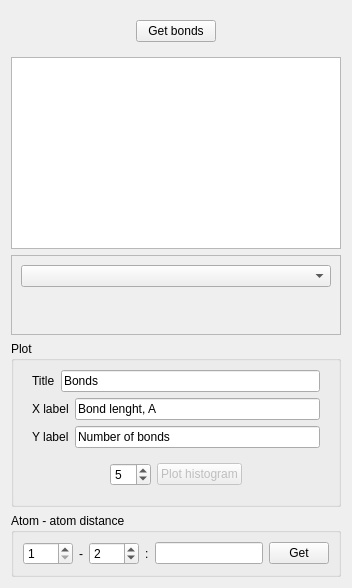
      <widget class="QWidget" name="tab_5">
       <attribute name="title">
        <string>Bonds</string>
       </attribute>
       <layout class="QVBoxLayout" name="verticalLayout_8">
        <item>
         <widget class="QFrame" name="frame_60">
          <property name="frameShape">
           <enum>QFrame::NoFrame</enum>
          </property>
          <property name="frameShadow">
           <enum>QFrame::Raised</enum>
          </property>
          <layout class="QHBoxLayout" name="horizontalLayout_51">
           <property name="leftMargin">
            <number>0</number>
           </property>
           <property name="rightMargin">
            <number>0</number>
           </property>
           <item>
            <spacer name="horizontalSpacer_22">
             <property name="orientation">
              <enum>Qt::Horizontal</enum>
             </property>
             <property name="sizeHint" stdset="0">
              <size>
               <width>40</width>
               <height>20</height>
              </size>
             </property>
            </spacer>
           </item>
           <item>
            <widget class="QPushButton" name="FormActionsPostButGetBonds">
             <property name="text">
              <string>Get bonds</string>
             </property>
            </widget>
           </item>
           <item>
            <spacer name="horizontalSpacer_23">
             <property name="orientation">
              <enum>Qt::Horizontal</enum>
             </property>
             <property name="sizeHint" stdset="0">
              <size>
               <width>40</width>
               <height>20</height>
              </size>
             </property>
            </spacer>
           </item>
          </layout>
         </widget>
        </item>
        <item>
         <widget class="QTableWidget" name="FormActionsPosTableBonds"/>
        </item>
        <item>
         <widget class="QFrame" name="frame_8">
          <property name="minimumSize">
           <size>
            <width>0</width>
            <height>80</height>
           </size>
          </property>
          <property name="frameShape">
           <enum>QFrame::StyledPanel</enum>
          </property>
          <property name="frameShadow">
           <enum>QFrame::Raised</enum>
          </property>
          <layout class="QVBoxLayout" name="verticalLayout_30">
           <item>
            <widget class="QComboBox" name="FormActionsPostComboBonds">
             <property name="sizePolicy">
              <sizepolicy hsizetype="Expanding" vsizetype="Fixed">
               <horstretch>0</horstretch>
               <verstretch>0</verstretch>
              </sizepolicy>
             </property>
            </widget>
           </item>
           <item>
            <widget class="QLabel" name="FormActionsPostLabelMeanBond">
             <property name="text">
              <string/>
             </property>
            </widget>
           </item>
          </layout>
         </widget>
        </item>
        <item>
         <widget class="QGroupBox" name="groupBox_52">
          <property name="minimumSize">
           <size>
            <width>0</width>
            <height>0</height>
           </size>
          </property>
          <property name="title">
           <string>Plot</string>
          </property>
          <layout class="QVBoxLayout" name="verticalLayout_101">
           <item>
            <widget class="QFrame" name="frame_153">
             <property name="frameShape">
              <enum>QFrame::NoFrame</enum>
             </property>
             <property name="frameShadow">
              <enum>QFrame::Raised</enum>
             </property>
             <layout class="QHBoxLayout" name="horizontalLayout_168">
              <property name="topMargin">
               <number>0</number>
              </property>
              <property name="bottomMargin">
               <number>0</number>
              </property>
              <item>
               <widget class="QLabel" name="label_125">
                <property name="text">
                 <string>Title</string>
                </property>
               </widget>
              </item>
              <item>
               <widget class="QLineEdit" name="bonds_title">
                <property name="text">
                 <string>Bonds</string>
                </property>
               </widget>
              </item>
             </layout>
            </widget>
           </item>
           <item>
            <widget class="QFrame" name="frame_154">
             <property name="frameShape">
              <enum>QFrame::NoFrame</enum>
             </property>
             <property name="frameShadow">
              <enum>QFrame::Raised</enum>
             </property>
             <layout class="QHBoxLayout" name="horizontalLayout_169">
              <property name="topMargin">
               <number>0</number>
              </property>
              <property name="bottomMargin">
               <number>0</number>
              </property>
              <item>
               <widget class="QLabel" name="label_126">
                <property name="text">
                 <string>X label</string>
                </property>
               </widget>
              </item>
              <item>
               <widget class="QLineEdit" name="bonds_x_label">
                <property name="text">
                 <string>Bond lenght, A</string>
                </property>
               </widget>
              </item>
             </layout>
            </widget>
           </item>
           <item>
            <widget class="QFrame" name="frame_155">
             <property name="frameShape">
              <enum>QFrame::NoFrame</enum>
             </property>
             <property name="frameShadow">
              <enum>QFrame::Raised</enum>
             </property>
             <layout class="QHBoxLayout" name="horizontalLayout_170">
              <property name="topMargin">
               <number>0</number>
              </property>
              <property name="bottomMargin">
               <number>0</number>
              </property>
              <item>
               <widget class="QLabel" name="label_127">
                <property name="text">
                 <string>Y label</string>
                </property>
               </widget>
              </item>
              <item>
               <widget class="QLineEdit" name="bonds_y_label">
                <property name="text">
                 <string>Number of bonds</string>
                </property>
               </widget>
              </item>
             </layout>
            </widget>
           </item>
           <item>
            <widget class="QFrame" name="frame_7">
             <property name="minimumSize">
              <size>
               <width>0</width>
               <height>40</height>
              </size>
             </property>
             <property name="frameShape">
              <enum>QFrame::NoFrame</enum>
             </property>
             <property name="frameShadow">
              <enum>QFrame::Raised</enum>
             </property>
             <property name="lineWidth">
              <number>0</number>
             </property>
             <layout class="QHBoxLayout" name="horizontalLayout_32">
              <item>
               <spacer name="horizontalSpacer_27">
                <property name="orientation">
                 <enum>Qt::Horizontal</enum>
                </property>
                <property name="sizeHint" stdset="0">
                 <size>
                  <width>40</width>
                  <height>20</height>
                 </size>
                </property>
               </spacer>
              </item>
              <item>
               <widget class="QSpinBox" name="FormActionsPostPlotBondsHistogramN">
                <property name="minimum">
                 <number>1</number>
                </property>
                <property name="value">
                 <number>5</number>
                </property>
               </widget>
              </item>
              <item>
               <widget class="QPushButton" name="FormActionsPostButPlotBondsHistogram">
                <property name="enabled">
                 <bool>false</bool>
                </property>
                <property name="text">
                 <string>Plot histogram</string>
                </property>
               </widget>
              </item>
              <item>
               <spacer name="horizontalSpacer_26">
                <property name="orientation">
                 <enum>Qt::Horizontal</enum>
                </property>
                <property name="sizeHint" stdset="0">
                 <size>
                  <width>40</width>
                  <height>20</height>
                 </size>
                </property>
               </spacer>
              </item>
             </layout>
            </widget>
           </item>
          </layout>
         </widget>
        </item>
        <item>
         <widget class="QGroupBox" name="groupBox_20">
          <property name="minimumSize">
           <size>
            <width>0</width>
            <height>60</height>
           </size>
          </property>
          <property name="title">
           <string>Atom - atom distance</string>
          </property>
          <layout class="QHBoxLayout" name="horizontalLayout_66">
           <item>
            <widget class="QSpinBox" name="PropertyAtomAtomDistanceAt1">
             <property name="minimumSize">
              <size>
               <width>50</width>
               <height>0</height>
              </size>
             </property>
             <property name="minimum">
              <number>1</number>
             </property>
             <property name="maximum">
              <number>100</number>
             </property>
            </widget>
           </item>
           <item>
            <widget class="QLabel" name="label_56">
             <property name="text">
              <string>-</string>
             </property>
            </widget>
           </item>
           <item>
            <widget class="QSpinBox" name="PropertyAtomAtomDistanceAt2">
             <property name="minimumSize">
              <size>
               <width>50</width>
               <height>0</height>
              </size>
             </property>
             <property name="minimum">
              <number>1</number>
             </property>
             <property name="value">
              <number>2</number>
             </property>
            </widget>
           </item>
           <item>
            <widget class="QLabel" name="label_62">
             <property name="text">
              <string>:</string>
             </property>
            </widget>
           </item>
           <item>
            <widget class="QLineEdit" name="PropertyAtomAtomDistance"/>
           </item>
           <item>
            <widget class="QPushButton" name="PropertyAtomAtomDistanceGet">
             <property name="maximumSize">
              <size>
               <width>60</width>
               <height>16777215</height>
              </size>
             </property>
             <property name="text">
              <string>Get</string>
             </property>
            </widget>
           </item>
          </layout>
         </widget>
        </item>
       </layout>
      </widget>
